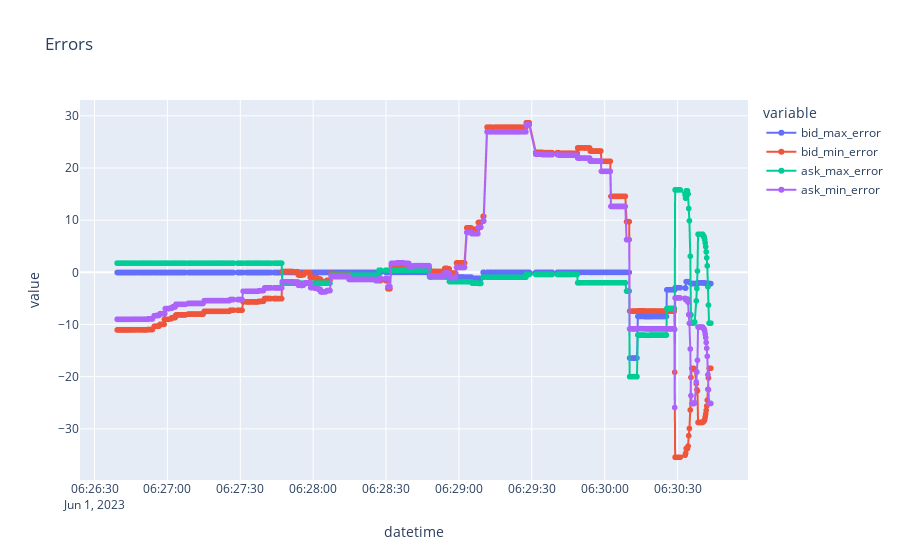
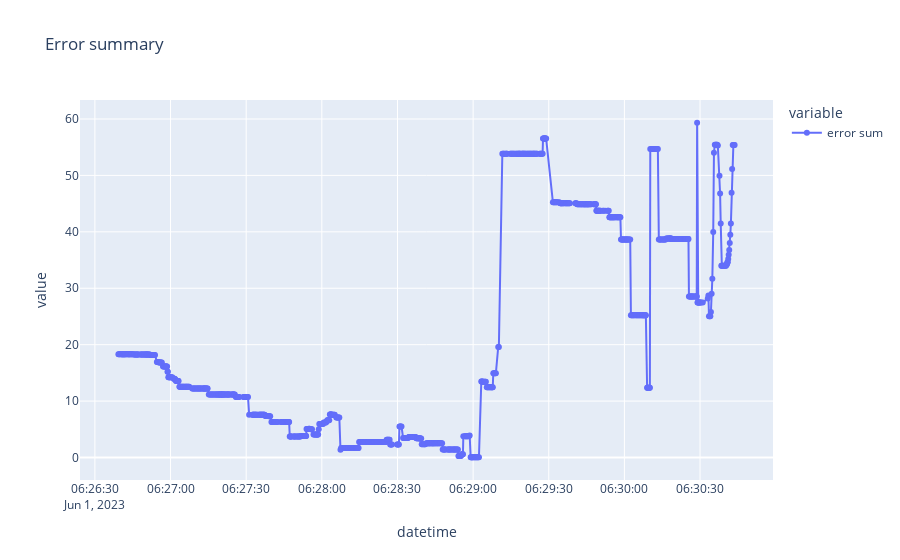

The notebook cell saved with these charts, in order:
### Markdown cell above
## Prediction errors

### Code cell
def plot_prediction_err(predictions):
    df = pd.DataFrame(index=predictions.index)
    for bidask in ["bid", "ask"]:
        for maxmin in ["max", "min"]:
            prefix = f"{bidask}_{maxmin}"
            df[f"{prefix}_error"] = predictions[f"{prefix}_predicted"] - predictions[f"{prefix}_real"]
    
    px.line(df, title="Errors", markers=True).show()
    px.line(df.sum(axis=1).abs().rename("error sum"), title="Error summary", markers=True).show()
    
plot_prediction_err(predictions)

### Figure 1 — Plotly figure (JSON) as saved in the notebook; plotly's stock layout.template omitted (floating-point values rounded to 4 significant figures; data arrays with more than 128 entries replaced by an {"elided": "..."} marker saying what was removed)
{"data": [{"hovertemplate": "variable=bid_max_error<br>datetime=%{x}<br>value=%{y}<extra></extra>", "legendgroup": "bid_max_error", "line": {"color": "#636efa", "dash": "solid"}, "marker": {"symbol": "circle"}, "mode": "lines+markers", "name": "bid_max_error", "showlegend": true, "type": "scattergl", "x": {"elided": "1000 str values"}, "xaxis": "x", "y": {"elided": "1000 float values"}, "yaxis": "y"}, {"hovertemplate": "variable=bid_min_error<br>datetime=%{x}<br>value=%{y}<extra></extra>", "legendgroup": "bid_min_error", "line": {"color": "#EF553B", "dash": "solid"}, "marker": {"symbol": "circle"}, "mode": "lines+markers", "name": "bid_min_error", "showlegend": true, "type": "scattergl", "x": {"elided": "1000 str values"}, "xaxis": "x", "y": {"elided": "1000 float values"}, "yaxis": "y"}, {"hovertemplate": "variable=ask_max_error<br>datetime=%{x}<br>value=%{y}<extra></extra>", "legendgroup": "ask_max_error", "line": {"color": "#00cc96", "dash": "solid"}, "marker": {"symbol": "circle"}, "mode": "lines+markers", "name": "ask_max_error", "showlegend": true, "type": "scattergl", "x": {"elided": "1000 str values"}, "xaxis": "x", "y": {"elided": "1000 float values"}, "yaxis": "y"}, {"hovertemplate": "variable=ask_min_error<br>datetime=%{x}<br>value=%{y}<extra></extra>", "legendgroup": "ask_min_error", "line": {"color": "#ab63fa", "dash": "solid"}, "marker": {"symbol": "circle"}, "mode": "lines+markers", "name": "ask_min_error", "showlegend": true, "type": "scattergl", "x": {"elided": "1000 str values"}, "xaxis": "x", "y": {"elided": "1000 float values"}, "yaxis": "y"}], "layout": {"legend": {"title": {"text": "variable"}, "tracegroupgap": 0}, "title": {"text": "Errors"}, "xaxis": {"anchor": "y", "domain": [0, 1], "title": {"text": "datetime"}}, "yaxis": {"anchor": "x", "domain": [0, 1], "title": {"text": "value"}}}}

### Figure 2 — Plotly figure (JSON) as saved in the notebook; plotly's stock layout.template omitted (floating-point values rounded to 4 significant figures; data arrays with more than 128 entries replaced by an {"elided": "..."} marker saying what was removed)
{"data": [{"hovertemplate": "variable=error sum<br>datetime=%{x}<br>value=%{y}<extra></extra>", "legendgroup": "error sum", "line": {"color": "#636efa", "dash": "solid"}, "marker": {"symbol": "circle"}, "mode": "lines+markers", "name": "error sum", "orientation": "v", "showlegend": true, "type": "scatter", "x": {"elided": "1000 str values"}, "xaxis": "x", "y": {"elided": "1000 float values"}, "yaxis": "y"}], "layout": {"legend": {"title": {"text": "variable"}, "tracegroupgap": 0}, "title": {"text": "Error summary"}, "xaxis": {"anchor": "y", "domain": [0, 1], "title": {"text": "datetime"}}, "yaxis": {"anchor": "x", "domain": [0, 1], "title": {"text": "value"}}}}
